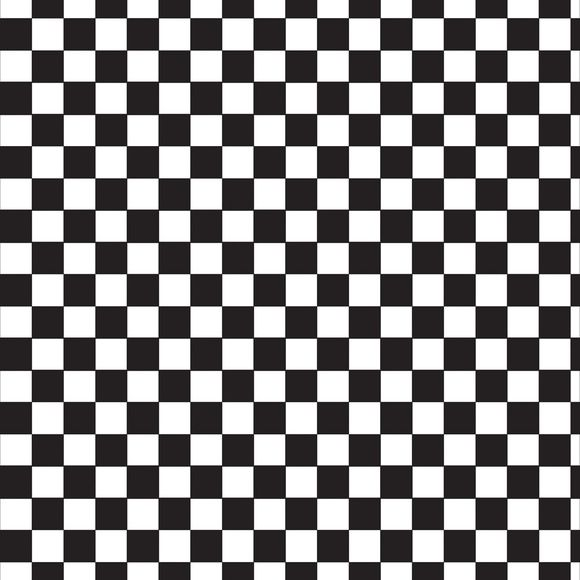
#> input picture Work-2/assets/xadrez2.jpg, 580 x 580 px
$ jupyter execute watershed_test.ipynb
#> lines starting #> are read from the running program, lines starting #| are printed output that depends on the picture; after the words box and inside, x2 and y2 are one past the last pixel; in counts of white or black regions, pixels touching at a corner belong together
#> further down, img is the input picture: shape (580, 580, 3); mean B, G, R 139.2, 138.6, 140.5
### Work-2/Segmentation/Watershed/watershed.py
import cv2
import numpy as np

def watershed_segmentation(image):
    # Converte a imagem para escala de cinza
    gray = cv2.cvtColor(image, cv2.COLOR_BGR2GRAY)

    # Aplica um filtro gaussiano para reduzir o ruído
    blurred = cv2.GaussianBlur(gray, (5, 5), 0)
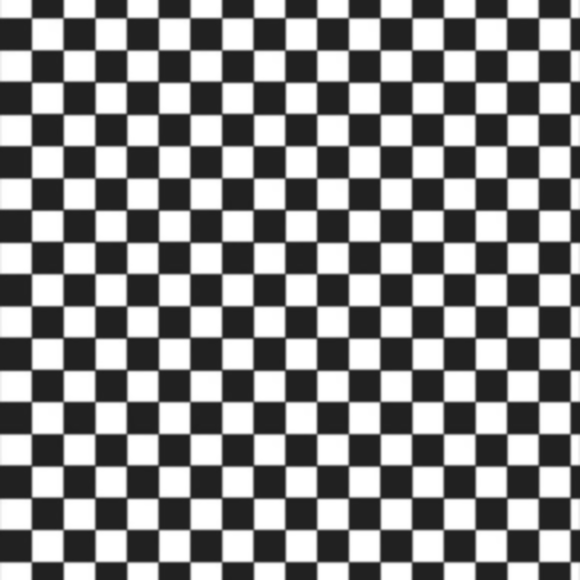
#> blurred: shape (580, 580); min 31, max 255, mean 139.2

    # Aplica a detecção de bordas Canny
    edges = cv2.Canny(blurred, 30, 100)
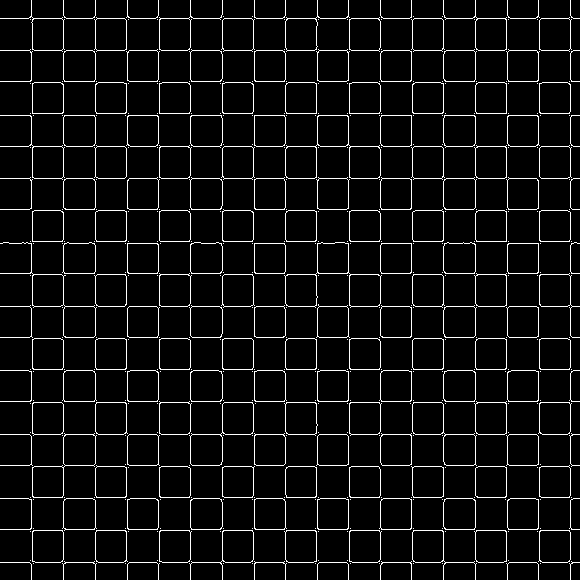
#> edges: shape (580, 580); 6% white in thin lines or dots

    # Encontra os contornos na imagem
    contours, _ = cv2.findContours(edges, cv2.RETR_EXTERNAL, cv2.CHAIN_APPROX_SIMPLE)
#> contours = 443 contours, 306 with area under 20; largest, box (x1, y1, x2, y2) and area: (285, 115, 381, 179) 2920, (284, 242, 382, 308) 2911, (0, 242, 97, 338) 1970, (412, 402, 477, 466) 1962, (189, 402, 254, 466) 1962

    # Cria uma máscara para os marcadores
    markers = np.zeros(gray.shape, dtype=np.int32)

    # Desenha os contornos como marcadores
    for i in range(len(contours)):
        cv2.drawContours(markers, contours, i, (i+1), -1)
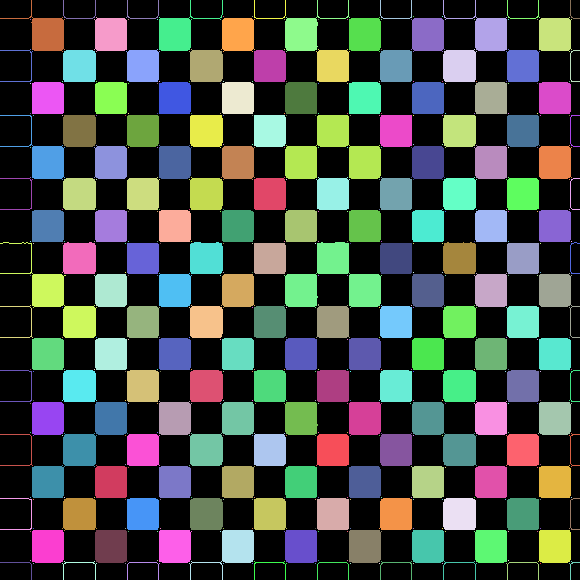
#> markers: shape (580, 580) int32; 444 distinct labels, from 0 to 443; one colour per label, 0 black

    # Adiciona o fundo como marcador
    cv2.circle(markers, (5, 5), 3, (255, 255, 255), -1)
#> markers: shape (580, 580) int32; 444 distinct labels, from 0 to 443

    # Aplica o algoritmo Watershed
    markers = cv2.watershed(image, markers)
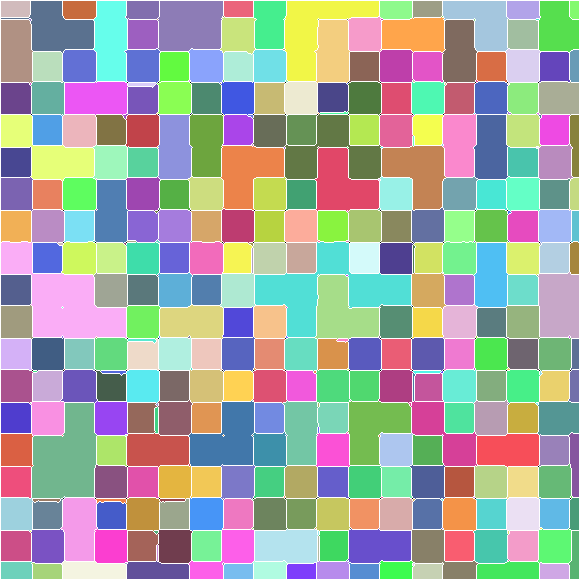
#> markers: shape (580, 580) int32; 445 distinct labels, from -1 to 443; one colour per label, 0 black, -1 white

    # Cria uma cópia da imagem para desenhar as regiões segmentadas
    colored_markers = np.copy(image)

    # Preenche as regiões segmentadas com cores aleatórias
    for marker in np.unique(markers):
        if marker!= -1 and marker!= 0:
            colored_markers[markers == marker] = list(np.random.choice(range(256), size=3))
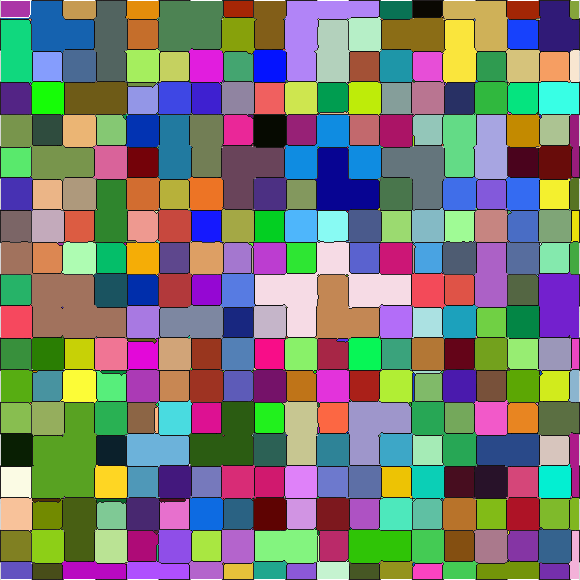
#> colored_markers: shape (580, 580, 3); mean B, G, R 115.8, 123.9, 122.1

    # Combina a imagem original com as regiões coloridas para melhor visualização
    alpha = 0.5
    blended = cv2.addWeighted(colored_markers, alpha, image, 1-alpha, 0)
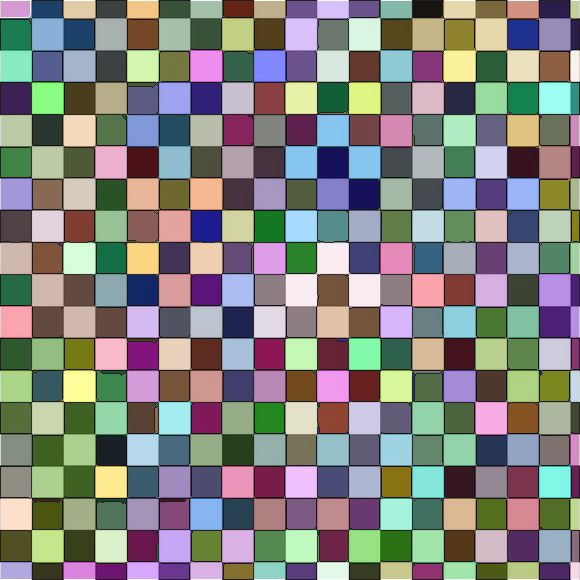
#> blended: shape (580, 580, 3); mean B, G, R 127.5, 131.2, 131.3

    return blended

### Work-2/Segmentation/Watershed/watershed_test.ipynb
[cell 1]
from watershed import watershed_segmentation
import numpy as np
import matplotlib.pyplot as plt
import cv2

[cell 2]
img = cv2.imread('../../assets/xadrez2.jpg', cv2.IMREAD_COLOR)
img_gray = cv2.cvtColor(img, cv2.COLOR_BGR2GRAY)

[cell 3]
plt.figure(1)
plt.imshow(img_gray, "gray")
plt.title("Original Image")
plt.show()

[cell 4]
img_watershed = watershed_segmentation(img)

[cell 5]
plt.figure(1)
plt.imshow(cv2.cvtColor(img_watershed, cv2.COLOR_BGR2RGB))
plt.title("Segmentação Watershed")
plt.axis('off')
plt.show()
